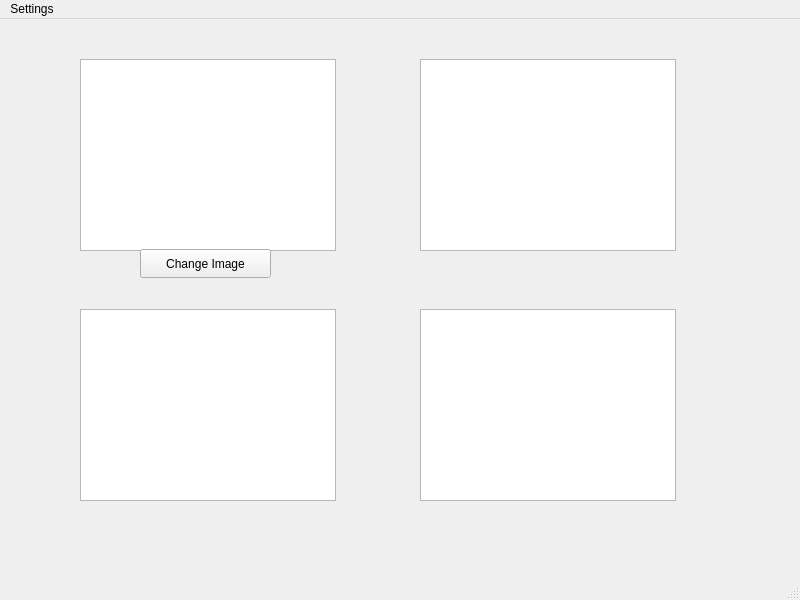
<?xml version="1.0" encoding="UTF-8"?>
<ui version="4.0">
 <class>StreamView</class>
 <widget class="QMainWindow" name="StreamView">
  <property name="geometry">
   <rect>
    <x>0</x>
    <y>0</y>
    <width>800</width>
    <height>600</height>
   </rect>
  </property>
  <property name="windowTitle">
   <string>MainWindow</string>
  </property>
  <widget class="QWidget" name="centralwidget">
   <widget class="QStackedWidget" name="stackedWidget">
    <property name="geometry">
     <rect>
      <x>30</x>
      <y>10</y>
      <width>751</width>
      <height>511</height>
     </rect>
    </property>
    <property name="currentIndex">
     <number>0</number>
    </property>
    <widget class="QWidget" name="page">
     <widget class="QGraphicsView" name="graphicsView">
      <property name="geometry">
       <rect>
        <x>50</x>
        <y>30</y>
        <width>256</width>
        <height>192</height>
       </rect>
      </property>
     </widget>
     <widget class="QGraphicsView" name="graphicsView_3">
      <property name="geometry">
       <rect>
        <x>50</x>
        <y>280</y>
        <width>256</width>
        <height>192</height>
       </rect>
      </property>
     </widget>
     <widget class="QGraphicsView" name="graphicsView_2">
      <property name="geometry">
       <rect>
        <x>390</x>
        <y>30</y>
        <width>256</width>
        <height>192</height>
       </rect>
      </property>
     </widget>
     <widget class="QGraphicsView" name="graphicsView_4">
      <property name="geometry">
       <rect>
        <x>390</x>
        <y>280</y>
        <width>256</width>
        <height>192</height>
       </rect>
      </property>
     </widget>
     <widget class="QPushButton" name="changeImageButton">
      <property name="geometry">
       <rect>
        <x>110</x>
        <y>220</y>
        <width>131</width>
        <height>29</height>
       </rect>
      </property>
      <property name="text">
       <string>Change Image</string>
      </property>
     </widget>
    </widget>
    <widget class="QWidget" name="page_5">
     <widget class="QLabel" name="label_3">
      <property name="geometry">
       <rect>
        <x>320</x>
        <y>90</y>
        <width>121</width>
        <height>19</height>
       </rect>
      </property>
      <property name="text">
       <string>Add Stream</string>
      </property>
     </widget>
     <widget class="QPushButton" name="back">
      <property name="geometry">
       <rect>
        <x>20</x>
        <y>470</y>
        <width>71</width>
        <height>29</height>
       </rect>
      </property>
      <property name="text">
       <string>Back</string>
      </property>
     </widget>
    </widget>
    <widget class="QWidget" name="page_2">
     <widget class="QPushButton" name="back1">
      <property name="geometry">
       <rect>
        <x>0</x>
        <y>480</y>
        <width>71</width>
        <height>29</height>
       </rect>
      </property>
      <property name="text">
       <string>Back</string>
      </property>
     </widget>
     <widget class="QTableWidget" name="tableWidget">
      <property name="geometry">
       <rect>
        <x>20</x>
        <y>10</y>
        <width>591</width>
        <height>431</height>
       </rect>
      </property>
      <row>
       <property name="text">
        <string>jasjsadjl;adsf</string>
       </property>
      </row>
      <column>
       <property name="text">
        <string>ajl;asdf;jladsf</string>
       </property>
      </column>
     </widget>
    </widget>
    <widget class="QWidget" name="page_4">
     <widget class="QLabel" name="label_2">
      <property name="geometry">
       <rect>
        <x>230</x>
        <y>70</y>
        <width>251</width>
        <height>51</height>
       </rect>
      </property>
      <property name="text">
       <string>Manage Users</string>
      </property>
     </widget>
     <widget class="QPushButton" name="back2">
      <property name="geometry">
       <rect>
        <x>10</x>
        <y>470</y>
        <width>71</width>
        <height>29</height>
       </rect>
      </property>
      <property name="text">
       <string>Back</string>
      </property>
     </widget>
    </widget>
    <widget class="QWidget" name="page_3">
     <widget class="QPushButton" name="back3">
      <property name="geometry">
       <rect>
        <x>10</x>
        <y>470</y>
        <width>61</width>
        <height>29</height>
       </rect>
      </property>
      <property name="text">
       <string>Back</string>
      </property>
     </widget>
     <widget class="QWidget" name="verticalLayoutWidget">
      <property name="geometry">
       <rect>
        <x>89</x>
        <y>79</y>
        <width>491</width>
        <height>271</height>
       </rect>
      </property>
      <layout class="QVBoxLayout" name="verticalLayout">
       <item>
        <layout class="QHBoxLayout" name="horizontalLayout_2">
         <item>
          <widget class="QLabel" name="oldPW_label">
           <property name="text">
            <string>Old password:</string>
           </property>
          </widget>
         </item>
         <item>
          <widget class="QLineEdit" name="old_pw"/>
         </item>
        </layout>
       </item>
       <item>
        <layout class="QHBoxLayout" name="horizontalLayout">
         <item>
          <widget class="QLabel" name="newPW_label">
           <property name="text">
            <string>New password:</string>
           </property>
          </widget>
         </item>
         <item>
          <widget class="QLineEdit" name="new_pw"/>
         </item>
        </layout>
       </item>
       <item>
        <layout class="QHBoxLayout" name="horizontalLayout_3">
         <item>
          <widget class="QLabel" name="confirmPW_label">
           <property name="text">
            <string>Confirm password:</string>
           </property>
          </widget>
         </item>
         <item>
          <widget class="QLineEdit" name="confirm_pw"/>
         </item>
        </layout>
       </item>
       <item>
        <layout class="QHBoxLayout" name="horizontalLayout_4">
         <item>
          <spacer name="horizontalSpacer">
           <property name="orientation">
            <enum>Qt::Horizontal</enum>
           </property>
           <property name="sizeHint" stdset="0">
            <size>
             <width>40</width>
             <height>20</height>
            </size>
           </property>
          </spacer>
         </item>
         <item>
          <widget class="QPushButton" name="pushButton_2">
           <property name="text">
            <string>Change</string>
           </property>
          </widget>
         </item>
         <item>
          <spacer name="horizontalSpacer_2">
           <property name="orientation">
            <enum>Qt::Horizontal</enum>
           </property>
           <property name="sizeHint" stdset="0">
            <size>
             <width>40</width>
             <height>20</height>
            </size>
           </property>
          </spacer>
         </item>
        </layout>
       </item>
      </layout>
     </widget>
     <widget class="QLabel" name="label">
      <property name="geometry">
       <rect>
        <x>270</x>
        <y>0</y>
        <width>151</width>
        <height>41</height>
       </rect>
      </property>
      <property name="text">
       <string>Change Password</string>
      </property>
     </widget>
    </widget>
   </widget>
  </widget>
  <widget class="QMenuBar" name="menubar">
   <property name="geometry">
    <rect>
     <x>0</x>
     <y>0</y>
     <width>800</width>
     <height>27</height>
    </rect>
   </property>
   <widget class="QMenu" name="settingsMenu">
    <property name="title">
     <string>Settings</string>
    </property>
    <addaction name="actionAdd_Stream"/>
    <addaction name="actionManage_Streams"/>
    <addaction name="actionManage_Users"/>
    <addaction name="actionChange_Password"/>
    <addaction name="separator"/>
    <addaction name="actionLog_out"/>
   </widget>
   <addaction name="settingsMenu"/>
  </widget>
  <widget class="QStatusBar" name="statusbar"/>
  <action name="actionManage_Streams">
   <property name="text">
    <string>Manage Streams</string>
   </property>
  </action>
  <action name="actionLog_out">
   <property name="text">
    <string>Log out</string>
   </property>
  </action>
  <action name="actionAdd_Stream">
   <property name="text">
    <string>Add Stream</string>
   </property>
  </action>
  <action name="actionManage_Users">
   <property name="text">
    <string>Manage Users</string>
   </property>
  </action>
  <action name="actionChange_Password">
   <property name="text">
    <string>Change Password</string>
   </property>
  </action>
 </widget>
 <resources/>
 <connections/>
</ui>
